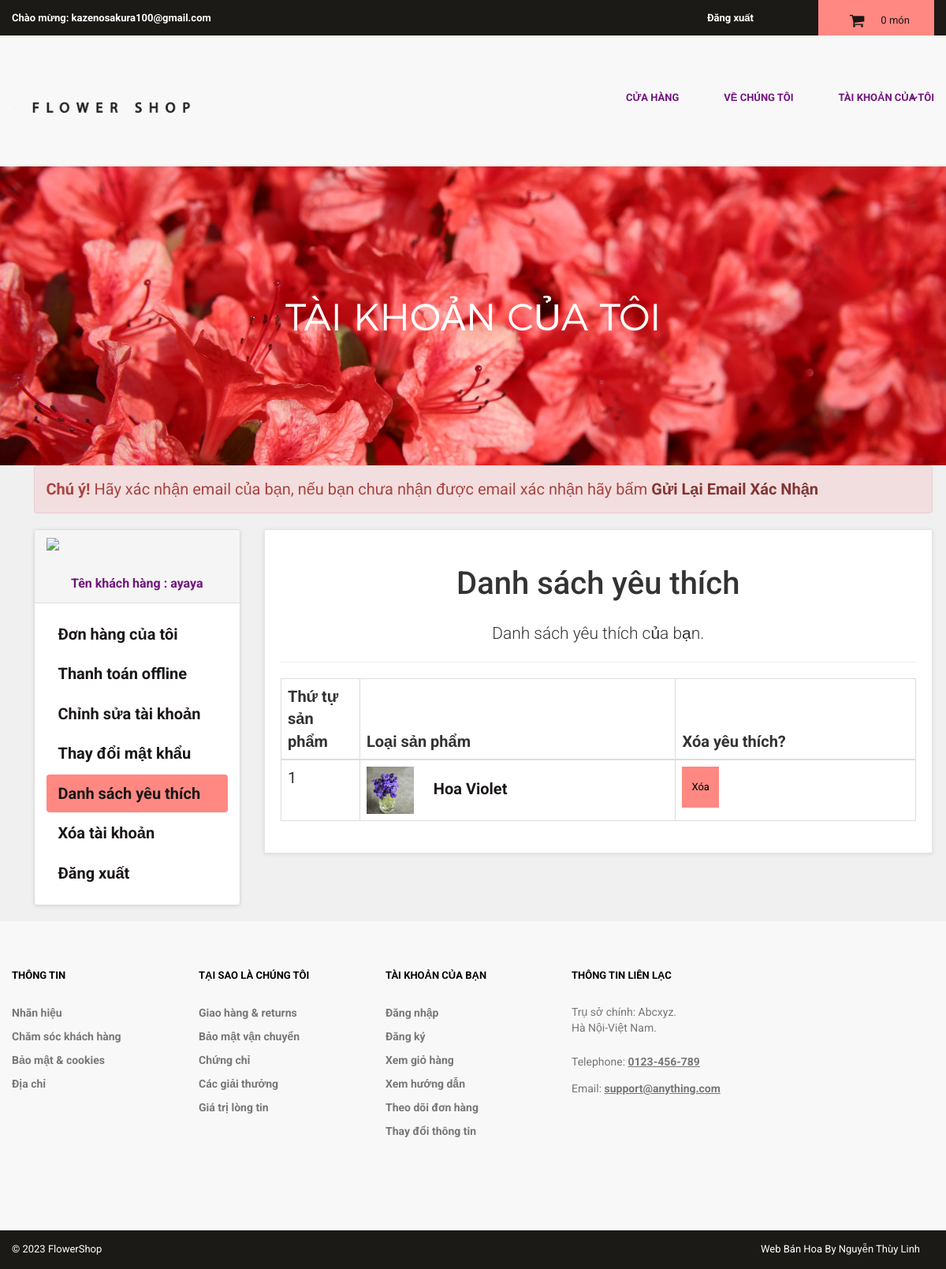
Page /customer/my_account.php?my_wishlist (signed in) on the committed database.
### tables this page shows
CREATE TABLE `customers` (
  `customer_id` int(11) NOT NULL,
  `customer_name` varchar(255) NOT NULL,
  `customer_email` varchar(255) NOT NULL,
  `customer_pass` varchar(255) NOT NULL,
  `customer_country` mediumtext NOT NULL,
  `customer_city` mediumtext NOT NULL,
  `customer_contact` varchar(255) NOT NULL,
  `customer_address` mediumtext NOT NULL,
  `customer_image` mediumtext DEFAULT NULL,
  `customer_ip` varchar(255) NOT NULL,
  `customer_confirm_code` mediumtext NOT NULL
);

CREATE TABLE `wishlist` (
  `wishlist_id` int(11) NOT NULL,
  `customer_id` int(11) NOT NULL,
  `product_id` int(11) NOT NULL
);

CREATE TABLE `products` (
  `product_id` int(11) NOT NULL,
  `p_cat_id` int(11) NOT NULL,
  `cat_id` int(11) NOT NULL,
  `manufacturer_id` int(11) NOT NULL,
  `date` timestamp NOT NULL DEFAULT current_timestamp() ON UPDATE current_timestamp(),
  `product_title` text NOT NULL,
  `product_url` mediumtext NOT NULL,
  `product_img1` mediumtext NOT NULL,
  `product_img2` mediumtext NOT NULL,
  `product_img3` mediumtext NOT NULL,
  `product_price` int(11) NOT NULL,
  `product_psp_price` int(11) NOT NULL,
  `product_desc` mediumtext NOT NULL,
  `product_keywords` mediumtext NOT NULL,
  `product_label` mediumtext NOT NULL,
  `status` varchar(255) NOT NULL
);

### customer/my_wishlist.php (the view, shortened to what this page needs)
<center>
<h1> Danh sách yêu thích </h1>
<p class="lead"> Danh sách yêu thích của bạn. </p>
</center>
<hr>
<div class="table-responsive">
<table class="table table-bordered table-hover">
<thead>
<tr>
<th> Thứ tự sản phẩm </th>
<th> Loại sản phẩm </th>
<th> Xóa yêu thích? </th>
</tr>
</thead>
<tbody>
<?php
$customer_session = $_SESSION['customer_email'];
$get_customer = "select * from customers where customer_email='$customer_session'";
$run_customer = mysqli_query($con,$get_customer);
$row_customer = mysqli_fetch_array($run_customer);
$customer_id = $row_customer['customer_id'];
$i = 0;
$get_wishlist = "select * from wishlist where customer_id='$customer_id'";
$run_wishlist = mysqli_query($con,$get_wishlist);
while($row_wishlist = mysqli_fetch_array($run_wishlist)){
$wishlist_id = $row_wishlist['wishlist_id'];
$product_id = $row_wishlist['product_id'];
$get_products = "select * from products where product_id='$product_id'";
$run_products = mysqli_query($con,$get_products);
$row_products = mysqli_fetch_array($run_products);
$product_title = $row_products['product_title'];
$product_url = $row_products['product_url'];
$product_img1 = $row_products['product_img1'];
$i++;
?>
<tr>
<td width="100"> <?php echo $i; ?> </td>
<td>
<img src="../admin_area/product_images/<?php echo $product_img1; ?>" width="60" height="60">
<a href="../<?php echo $product_url; ?>">
<?php echo $product_title; ?>
</a>
</td>
<td>
<a href="my_account.php?delete_wishlist=<?php echo $wishlist_id; ?>" class="btn btn-primary">
<i class="fa fa-trash-o"> </i> Xóa
</a>
</td>
</tr>
<?php } ?>
</tbody>
</table>
</div>

### customer/includes/sidebar.php
<div class="panel panel-default sidebar-menu">
<div class="panel-heading">
<?php
$customer_session = $_SESSION['customer_email'];
$get_customer = "select * from customers where customer_email='$customer_session'";
$run_customer = mysqli_query($con,$get_customer);
$row_customer = mysqli_fetch_array($run_customer);
$customer_image = $row_customer['customer_image'];
$customer_name = $row_customer['customer_name'];
if(!isset($_SESSION['customer_email'])){
}
else {
echo "
<center>
<img src='customer_images/$customer_image' class='img-responsive'>
</center>
<br>
<h3 align='center' class='panel-title'> Tên khách hàng : $customer_name </h3>
";
}
?>
</div>
<div class="panel-body">
<ul class="nav nav-pills nav-stacked">
<li class="<?php if(isset($_GET['my_orders'])){ echo "active"; } ?>">
<a href="my_account.php?my_orders"> <i class="fa fa-list"> </i> Đơn hàng của tôi </a>
</li>
<li class="<?php if(isset($_GET['pay_offline'])){ echo "active"; } ?>">
<a href="my_account.php?pay_offline"> <i class="fa fa-bolt"></i> Thanh toán offline </a>
</li>
<li class="<?php if(isset($_GET['edit_account'])){ echo "active"; } ?>">
<a href="my_account.php?edit_account"> <i class="fa fa-pencil"></i> Chỉnh sửa tài khoản </a>
</li>
<li class="<?php if(isset($_GET['change_pass'])){ echo "active"; } ?>">
<a href="my_account.php?change_pass"> <i class="fa fa-user"></i> Thay đổi mật khẩu </a>
</li>
<li class="<?php if(isset($_GET['my_wishlist'])){ echo "active"; } ?>">
<a href="my_account.php?my_wishlist"> <i class="fa fa-heart"></i> Danh sách yêu thích </a>
</li>
<li class="<?php if(isset($_GET['delete_account'])){ echo "active"; } ?>">
<a href="my_account.php?delete_account"> <i class="fa fa-trash-o"></i> Xóa tài khoản </a>
</li>
<li>
<a href="logout.php"> <i class="fa fa-sign-out"></i> Đăng xuất </a>
</li>
</ul>
</div>
</div>

### customer/styles/backend.css (style rules this page uses)
html { font-family: "Roboto", Helvetica, Arial, sans-serif; line-height: 1.15; -ms-text-size-adjust: 100%; -webkit-text-size-adjust: 100% }
body { margin: 0 }
h1 { font-size: 2em; margin: .67em 0; }
hr { box-sizing: content-box; height: 0; overflow: visible }
a { background-color: transparent; -webkit-text-decoration-skip: objects }
img { border-style: none }
html { box-sizing: border-box }
body { min-width: 1190px; font-family: Montserrat, sans-serif; font-weight: 400; background-color: white; }
img { max-width: 100%; height: auto }
.btn { display: inline-block; vertical-align: top; font-size: 13px; line-height: 40px; text-decoration: none; -webkit-transition: .3s; transition: .3s }

### styles/style.css (style rules this page uses)
body { font-family: "Roboto", Helvetica, Arial, sans-serif; font-size: 20px; line-height: 1.42857143; color: #333333; background-color: #f0f0f0; overflow-x: hidden; }
.btn-primary { color:black; background-color:#ff8882; border-color:#ff8882; }
#content .panel.sidebar-menu { box-sizing: border-box; box-shadow: 0 1px 5px rgba(0, 0, 0, 0.1); }
#content .panel.sidebar-menu h3 { padding: 5px 0; margin: 0; }

### rows in the picture
customers: customer_name "ayaya"
wishlist: product.product_img1 (picture), product.product_title "Hoa Violet"

### other values in the picture
$_SESSION['customer_email'] "kazenosakura100@gmail.com"
$count_items "0"
